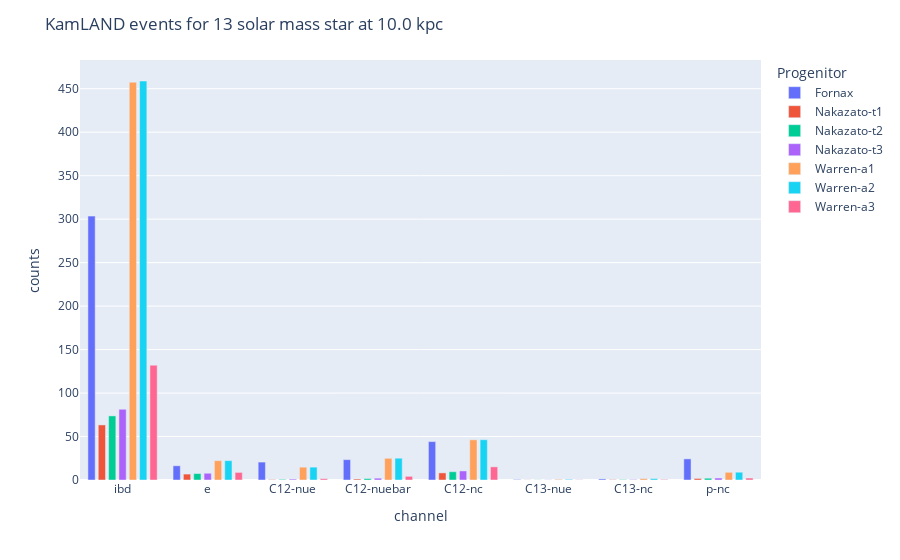

Source (notebook cell):
### Code cell
bars = px.bar(events, x='channel', y='counts', 
              color='Progenitor', barmode='group')
bars.layout.bargap = 0.15
bars.layout.bargroupgap = 0.3
bars.layout.title = f'KamLAND events for 13 solar mass star at {distance} kpc'
bars

### Figure 1 — Plotly figure (JSON) as saved in the notebook; plotly's stock layout.template omitted (floating-point values rounded to 4 significant figures)
{"data": [{"alignmentgroup": "True", "hovertemplate": "Progenitor=Fornax<br>channel=%{x}<br>counts=%{y}<extra></extra>", "legendgroup": "Fornax", "marker": {"color": "#636efa", "pattern": {"shape": ""}}, "name": "Fornax", "offsetgroup": "Fornax", "orientation": "v", "showlegend": true, "textposition": "auto", "type": "bar", "x": ["ibd", "e", "C12-nue", "C12-nuebar", "C12-nc", "C13-nue", "C13-nc", "p-nc"], "xaxis": "x", "y": [303.5, 16.37, 20.61, 23.42, 44.18, 0.504, 1.237, 24.29], "yaxis": "y"}, {"alignmentgroup": "True", "hovertemplate": "Progenitor=Nakazato-t1<br>channel=%{x}<br>counts=%{y}<extra></extra>", "legendgroup": "Nakazato-t1", "marker": {"color": "#EF553B", "pattern": {"shape": ""}}, "name": "Nakazato-t1", "offsetgroup": "Nakazato-t1", "orientation": "v", "showlegend": true, "textposition": "auto", "type": "bar", "x": ["ibd", "e", "C12-nue", "C12-nuebar", "C12-nc", "C13-nue", "C13-nc", "p-nc"], "xaxis": "x", "y": [63.33, 6.808, 0.4302, 1.139, 8.192, 0.1001, 0.3851, 1.769], "yaxis": "y"}, {"alignmentgroup": "True", "hovertemplate": "Progenitor=Nakazato-t2<br>channel=%{x}<br>counts=%{y}<extra></extra>", "legendgroup": "Nakazato-t2", "marker": {"color": "#00cc96", "pattern": {"shape": ""}}, "name": "Nakazato-t2", "offsetgroup": "Nakazato-t2", "orientation": "v", "showlegend": true, "textposition": "auto", "type": "bar", "x": ["ibd", "e", "C12-nue", "C12-nuebar", "C12-nc", "C13-nue", "C13-nc", "p-nc"], "xaxis": "x", "y": [73.74, 7.397, 0.7104, 1.653, 9.514, 0.1181, 0.4293, 2.056], "yaxis": "y"}, {"alignmentgroup": "True", "hovertemplate": "Progenitor=Nakazato-t3<br>channel=%{x}<br>counts=%{y}<extra></extra>", "legendgroup": "Nakazato-t3", "marker": {"color": "#ab63fa", "pattern": {"shape": ""}}, "name": "Nakazato-t3", "offsetgroup": "Nakazato-t3", "orientation": "v", "showlegend": true, "textposition": "auto", "type": "bar", "x": ["ibd", "e", "C12-nue", "C12-nuebar", "C12-nc", "C13-nue", "C13-nc", "p-nc"], "xaxis": "x", "y": [81.36, 7.76, 1.037, 2.119, 10.41, 0.1325, 0.4562, 2.277], "yaxis": "y"}, {"alignmentgroup": "True", "hovertemplate": "Progenitor=Warren-a1<br>channel=%{x}<br>counts=%{y}<extra></extra>", "legendgroup": "Warren-a1", "marker": {"color": "#FFA15A", "pattern": {"shape": ""}}, "name": "Warren-a1", "offsetgroup": "Warren-a1", "orientation": "v", "showlegend": true, "textposition": "auto", "type": "bar", "x": ["ibd", "e", "C12-nue", "C12-nuebar", "C12-nc", "C13-nue", "C13-nc", "p-nc"], "xaxis": "x", "y": [457.5, 22.22, 14.73, 24.95, 46.21, 0.7219, 1.566, 8.857], "yaxis": "y"}, {"alignmentgroup": "True", "hovertemplate": "Progenitor=Warren-a2<br>channel=%{x}<br>counts=%{y}<extra></extra>", "legendgroup": "Warren-a2", "marker": {"color": "#19d3f3", "pattern": {"shape": ""}}, "name": "Warren-a2", "offsetgroup": "Warren-a2", "orientation": "v", "showlegend": true, "textposition": "auto", "type": "bar", "x": ["ibd", "e", "C12-nue", "C12-nuebar", "C12-nc", "C13-nue", "C13-nc", "p-nc"], "xaxis": "x", "y": [458.9, 22.28, 14.79, 25.07, 46.34, 0.724, 1.569, 8.959], "yaxis": "y"}, {"alignmentgroup": "True", "hovertemplate": "Progenitor=Warren-a3<br>channel=%{x}<br>counts=%{y}<extra></extra>", "legendgroup": "Warren-a3", "marker": {"color": "#FF6692", "pattern": {"shape": ""}}, "name": "Warren-a3", "offsetgroup": "Warren-a3", "orientation": "v", "showlegend": true, "textposition": "auto", "type": "bar", "x": ["ibd", "e", "C12-nue", "C12-nuebar", "C12-nc", "C13-nue", "C13-nc", "p-nc"], "xaxis": "x", "y": [132.1, 8.739, 1.534, 4.205, 15.13, 0.193, 0.5822, 2.252], "yaxis": "y"}], "layout": {"bargap": 0.15, "bargroupgap": 0.3, "barmode": "group", "legend": {"title": {"text": "Progenitor"}, "tracegroupgap": 0}, "margin": {"t": 60}, "title": {"text": "KamLAND events for 13 solar mass star at 10.0 kpc"}, "xaxis": {"anchor": "y", "domain": [0, 1], "title": {"text": "channel"}}, "yaxis": {"anchor": "x", "domain": [0, 1], "title": {"text": "counts"}}}}
